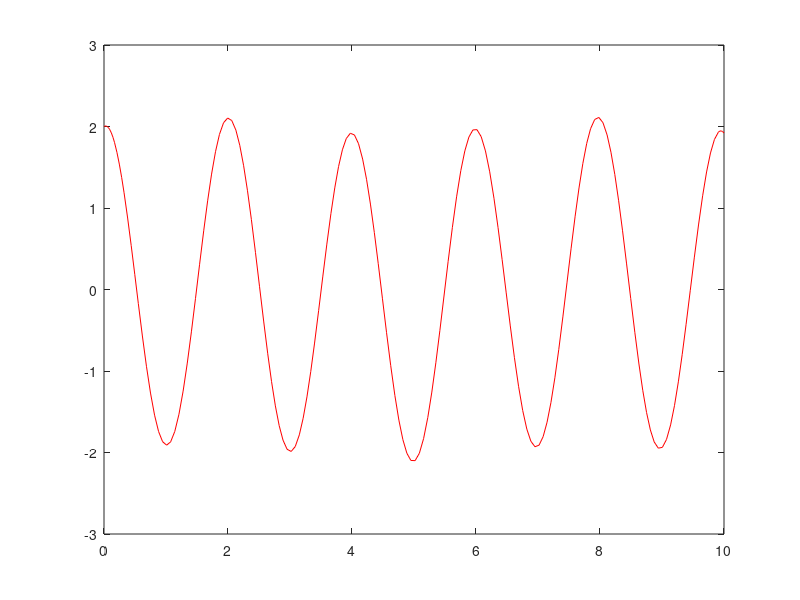

Reproduce this figure in MATLAB. (Note: this script raises an error after producing the figure.)
% dy/dt(1)=-1 si la condicion dice eso, hay que poner el valor e ir
% probando hasta tinarlo.
% d^2y/dx^2+10y=sin(x)   y(0)=2 y'(10)=-1



xspam=[0 10];
yp=@(x,y)[y(2); -10*y(1)+sin(x)];
y0=[2,0.52]; %condicion inicial y(0)=2 va al primero y como y'=10 tnemos  que sacar el numero que produzca el y'(10)=-1 tanteando.
% !!!! Como es y', tomar valor de derecha
[x,y]= ode45(yp,xspam,y0)
plot(x,y(:,1), 'r'), hold on
 
 clear y
 syms x y;
 y=dsolve('D2y+10*y=sin(x)','y(0)=2','Dy(10)=-1', 'x')
 ezplot(y,[0 10])